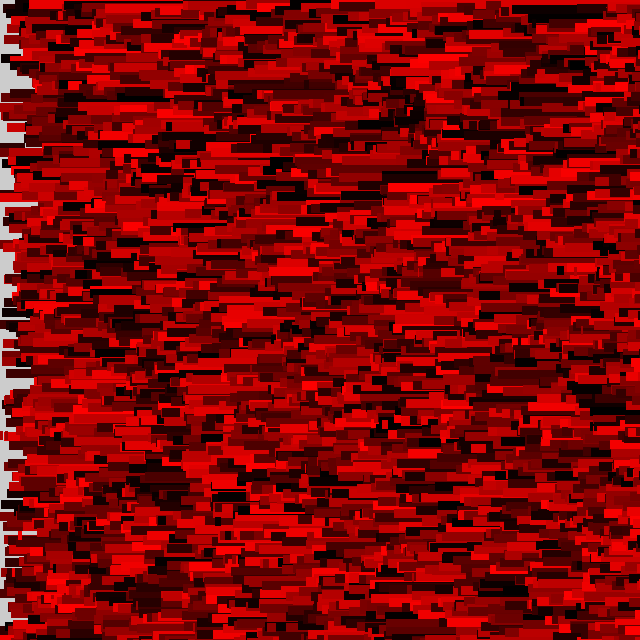
Frame 1 (no input)
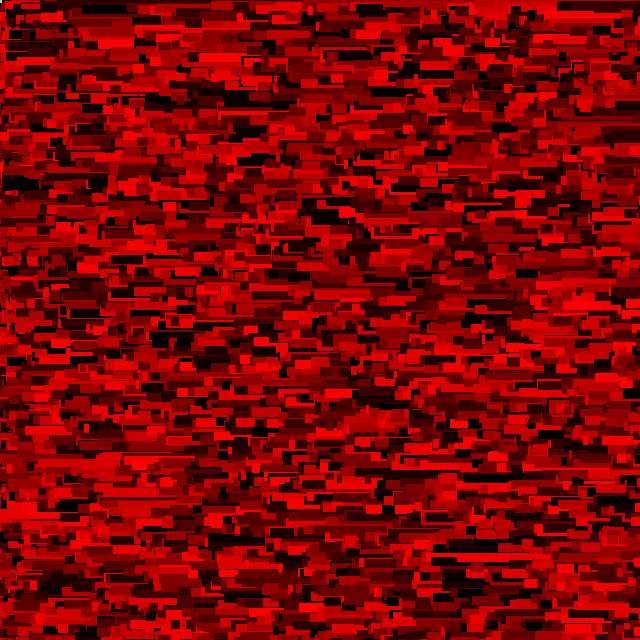
Frame 60 (the mouse pressed at the canvas centre just before this capture)
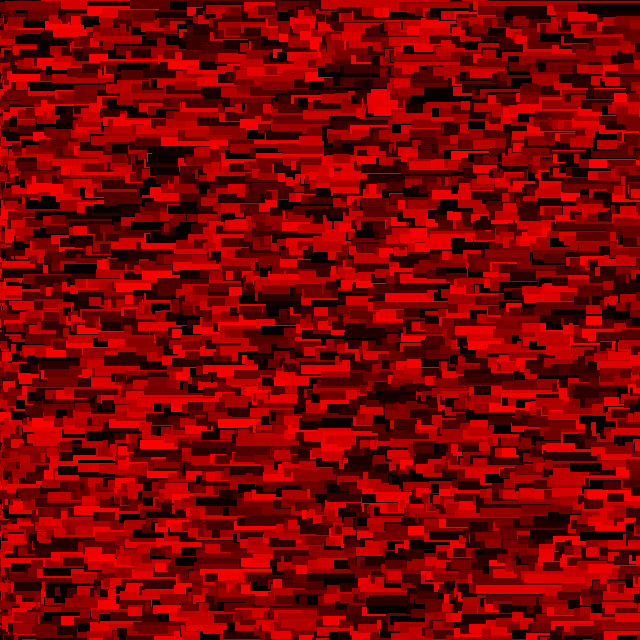
Frame 120 (the mouse held since frame 60 and released just before this capture)

The Processing sketch that drew these frames (run headless with seeded random() and noise(); from frame 60 on, the mouse is pressed at the canvas centre):

// Processing sketch: test_paint
// ── test_paint.pde
int w = 640;
int h = 640;
void setup() {
  size(640, 640);
  noStroke();
  // background(random(0,255), random(0,255), random(0,255));
}
int r = 0;
int g = 0;
int b = 0;

void draw() {
  for (int i = 0; i < w; i = i+1) {
    for (int k = 0; k < h; k = k+1) {
      float rand = (int) random(1,100);
      float randLength = (int) random(1,h);
      float halfRand = rand/3;
      
      r = (int) random(0,255);
      
      if (halfRand == 3) {
        fill(r, g, b);
       rect(i, k, randLength, rand); 
      }
    }
  }
}

void mouseMoved() {
  b = mouseX / 3;
  g = mouseY / 3;
}
